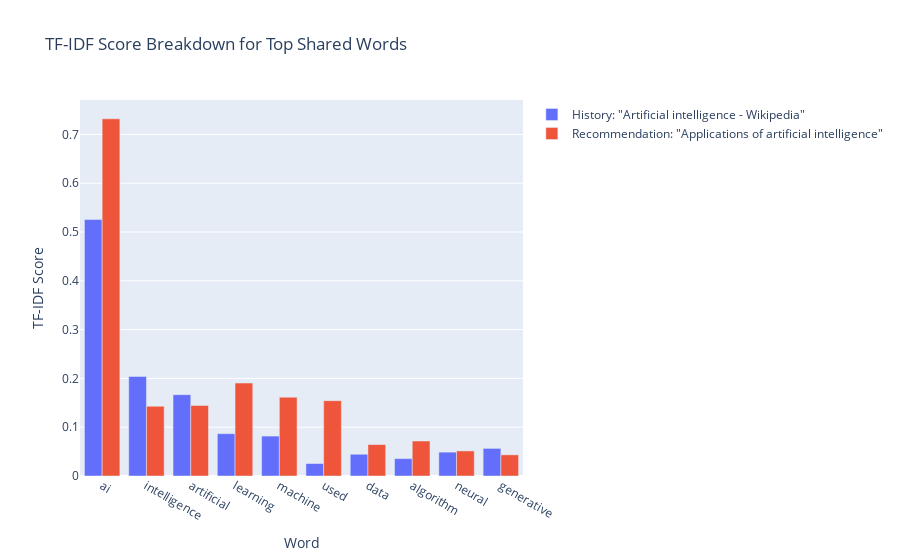

Notebook code cell kept with this figure:
### Markdown cell above
## Recommendation Breakdown

To understand *why* an article is recommended, we can break down the similarity score. The chart below visualizes the contribution of shared important words between a history article and a recommended article. It shows the top 10 words that they have in common, weighted by their TF-IDF scores in each document. Words with high TF-IDF scores in both are strong indicators of shared topics.

### Code cell
def visualize_recommendation_breakdown(history_url, recommended_url, vectorizer, corpus_data, corpus_vectors, history_data, history_vectors):
    """
    Visualizes the shared high-TF-IDF words between two articles.
    """
    try:
        history_idx = history_data[history_data['url'] == history_url].index[0]
        reco_idx = corpus_data[corpus_data['url'] == recommended_url].index[0]

        history_title = history_data.loc[history_idx, 'title']
        reco_title = corpus_data.loc[reco_idx, 'title']

        # Get the TF-IDF vectors
        history_vec = history_vectors[history_idx]
        reco_vec = corpus_vectors[reco_idx]

        # Get the feature names (words) from the vectorizer
        feature_names = np.array(vectorizer.get_feature_names_out())

        # Find common words with non-zero TF-IDF scores
        common_indices = (history_vec.toarray().flatten() > 0) & (reco_vec.toarray().flatten() > 0)
        common_words = feature_names[common_indices]
        
        if len(common_words) == 0:
            print(f"No common words found between '{history_title}' and '{reco_title}'.")
            return

        history_scores = history_vec.toarray().flatten()[common_indices]
        reco_scores = reco_vec.toarray().flatten()[common_indices]
        
        breakdown_df = pd.DataFrame({
            'Word': common_words,
            'History_TFIDF': history_scores,
            'Recommendation_TFIDF': reco_scores
        })
        
        breakdown_df['Combined_Score'] = breakdown_df['History_TFIDF'] * breakdown_df['Recommendation_TFIDF']
        top_words_df = breakdown_df.sort_values('Combined_Score', ascending=False).head(10)

        fig = go.Figure(data=[
            go.Bar(name=f'History: "{history_title}"', x=top_words_df['Word'], y=top_words_df['History_TFIDF']),
            go.Bar(name=f'Recommendation: "{reco_title}"', x=top_words_df['Word'], y=top_words_df['Recommendation_TFIDF'])
        ])
        fig.update_layout(
            barmode='group',
            title=f'TF-IDF Score Breakdown for Top Shared Words',
            xaxis_title='Word',
            yaxis_title='TF-IDF Score'
        )
        fig.show()

    except IndexError:
        print("Could not find one of the URLs in the corpus or history data. The article might not have been scraped or was filtered out.")
    except Exception as e:
        print(f"An error occurred: {e}")


if top_recommendations:
    history_data_df = calculator._load_and_preprocess_data(processed_history_file)
    history_vectors_for_viz = calculator.vectorizer.transform(history_data_df['processed_text'])

    history_article_url = history_urls_to_process[0]
    recommended_article_url = top_recommendations[0][0]
    
    visualize_recommendation_breakdown(
        history_article_url, 
        recommended_article_url, 
        vectorizer, 
        corpus_data, 
        corpus_vectors,
        history_data_df,
        history_vectors_for_viz
    )
else:
    print("No recommendations were generated, so breakdown cannot be shown.")

### Figure 1 — Plotly figure (JSON) as saved in the notebook; plotly's stock layout.template omitted (floating-point values rounded to 4 significant figures)
{"data": [{"name": "History: \"Artificial intelligence - Wikipedia\"", "type": "bar", "x": ["ai", "intelligence", "artificial", "learning", "machine", "used", "data", "algorithm", "neural", "generative"], "y": [0.5255, 0.204, 0.1667, 0.08673, 0.08178, 0.02549, 0.04457, 0.03564, 0.04892, 0.0566]}, {"name": "Recommendation: \"Applications of artificial intelligence\"", "type": "bar", "x": ["ai", "intelligence", "artificial", "learning", "machine", "used", "data", "algorithm", "neural", "generative"], "y": [0.732, 0.1429, 0.1444, 0.1905, 0.1615, 0.1544, 0.06441, 0.07173, 0.05138, 0.0434]}], "layout": {"barmode": "group", "title": {"text": "TF-IDF Score Breakdown for Top Shared Words"}, "xaxis": {"title": {"text": "Word"}}, "yaxis": {"title": {"text": "TF-IDF Score"}}}}
